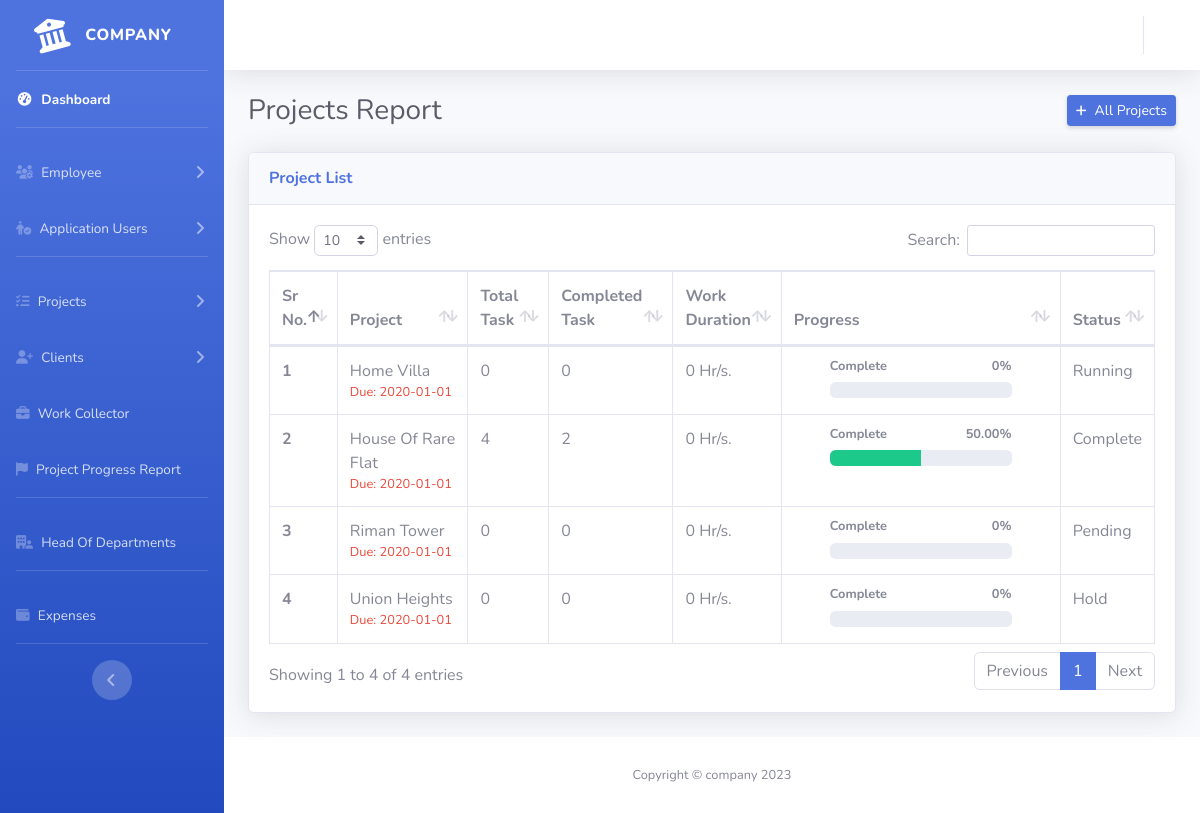
Screenshot of /admin/index.php?page=project-report (signed in) with the database file from the repository.
### tables this page shows
CREATE TABLE `projects` (
  `project_id` text NOT NULL,
  `project_name` varchar(100) NOT NULL,
  `project_status` varchar(100) NOT NULL,
  `project_code` varchar(100) NOT NULL,
  `client_id` text NOT NULL,
  `start_date` date NOT NULL,
  `expected_end_date` date DEFAULT NULL,
  `hod_id` text NOT NULL,
  `nature_of_project` varchar(100) NOT NULL,
  `reference_by` text DEFAULT NULL,
  `project_location` varchar(100) NOT NULL,
  `engineers_id` text DEFAULT NULL,
  `users_id` text DEFAULT NULL,
  `created_at` timestamp NOT NULL DEFAULT current_timestamp()
);

### admin/project-report.php (the view, shortened to what this page needs)
<div class="container-fluid">
    <div class="d-sm-flex align-items-center justify-content-between mb-4">
        <h1 class="h3 mb-0 text-gray-800">Projects Report</h1>
        <a href="./index.php?page=project-dashboard" class="d-none d-sm-inline-block btn btn-sm btn-primary shadow-sm"><i class="fas fa-plus fa-sm text-white mr-2"></i>All Projects</a>
    </div>
    <div class="row">
        <div class="col-xl-12 col-lg-7">
            <div class="card shadow mb-4">
                <div class="card-header py-3">
                    <h6 class="m-0 font-weight-bold text-primary">Project List</h6>
                </div>
                <div class="card-body">
                    <div class="table-responsive">
                        <table class="table table-bordered" id="dataTable" width="100%" cellspacing="0">
                            <thead>
                                <tr>
                                    <th width="5%">Sr No.</th>
                                    <th width="20%">Project</th>
                                    <th width="5%">Total Task</th>
                                    <th width="5%">Completed Task</th>
                                    <th width="5%">Work Duration</th>
                                    <th width="50%">Progress</th>
                                    <th width="10%">Status</th>
                                </tr>
                            </thead>
                            <tbody>
                                <?php
                                $i = 1;
                                $qry = $con->query("SELECT * FROM  projects ORDER BY project_name;");
                                while ($row = $qry->fetch_assoc()) {
                                    $projectId = $row['project_id'];
                                    $totalTask = $con->query("SELECT * FROM task where project_id='$projectId'")->num_rows;
                                    $completeTask = $con->query("SELECT * FROM task where project_id ='$projectId' and task_status = 3")->num_rows;
                                    $progress = $totalTask > 0 ? ($completeTask / $totalTask) * 100 : 0;
                                    $progress = $progress > 0 ? number_format($progress, 2) : $progress;
                                    $duration = $con->query("SELECT sum(time_rendered) as duration FROM productivity WHERE project_id='$projectId'");
                                    $duration = $duration->num_rows > 0 ? $duration->fetch_assoc()['duration'] : 0;
                                ?>
                                    <tr>
                                        <th scope="row">
                                            <?php echo $i++ ?>
                                        </th>
                                        <td>
                                            <?php echo $row['project_name'] ?>
                                            <small class="d-block text-danger">
                                                Due: <?php echo date("Y-m-d", strtotime($row['expected_end_date'])) ?>
                                            </small>
                                        </td>
                                        <td><?php echo number_format($totalTask) ?></td>
                                        <td><?php echo number_format($completeTask) ?></td>
                                        <td><?php echo number_format($duration) . ' Hr/s.' ?></td>
                                        <td class="px-5">
                                            <h4 class="small font-weight-bold">Complete<span class="float-right"><?php echo $progress?>%</span></h4>
                                            <div class="progress">
                                                <div class="progress-bar bg-success" role="progressbar" style="width: <?php echo $progress ?>%" aria-valuenow="100" aria-valuemin="0" aria-valuemax="100"></div>
                                            </div>
                                        </td>
                                        <td>
                                            <?php echo $row['project_status'] ?>
                                        </td>
                                    </tr>
                                <?php } ?>
                            </tbody>
                        </table>
                    </div>
                </div>
            </div>
        </div>
    </div>
</div>

### rows the page displays
projects: project_name "Home Villa", expected_end_date "2020-01-01", totalTask "0", completeTask "0", duration "0", progress "0", project_status "Running"
projects: project_name "House Of Rare Flat", expected_end_date "2020-01-01", totalTask "4", completeTask "2", duration "0", progress "50.00", project_status "Complete"
projects: project_name "Riman Tower", expected_end_date "2020-01-01", totalTask "0", completeTask "0", duration "0", progress "0", project_status "Pending"
projects: project_name "Union Heights", expected_end_date "2020-01-01", totalTask "0", completeTask "0", duration "0", progress "0", project_status "Hold"
